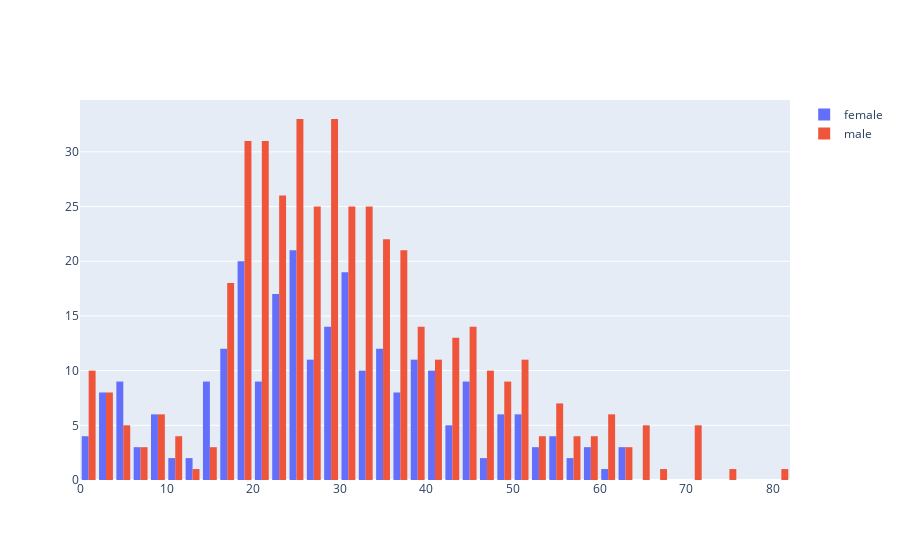

Notebook source saved alongside this figure:
### Code cell
trace1 = go.Histogram(
    x = df[df['sex'] == 'female']['age'],
    name = 'female'
)
trace2 = go.Histogram(
    x = df[df['sex'] == 'male']['age'],
    name='male'
)
layout = go.Layout(barmode='overlay')
data = [trace1, trace2]
iplot(
    go.Figure(data=data)
)

### Figure 1 — Plotly figure (JSON) as saved in the notebook; plotly's stock layout.template omitted (floating-point values rounded to 4 significant figures; data arrays with more than 128 entries replaced by an {"elided": "..."} marker saying what was removed)
{"data": [{"name": "female", "type": "histogram", "x": {"elided": "314 float values"}}, {"name": "male", "type": "histogram", "x": {"elided": "577 float values"}}], "layout": {}}
